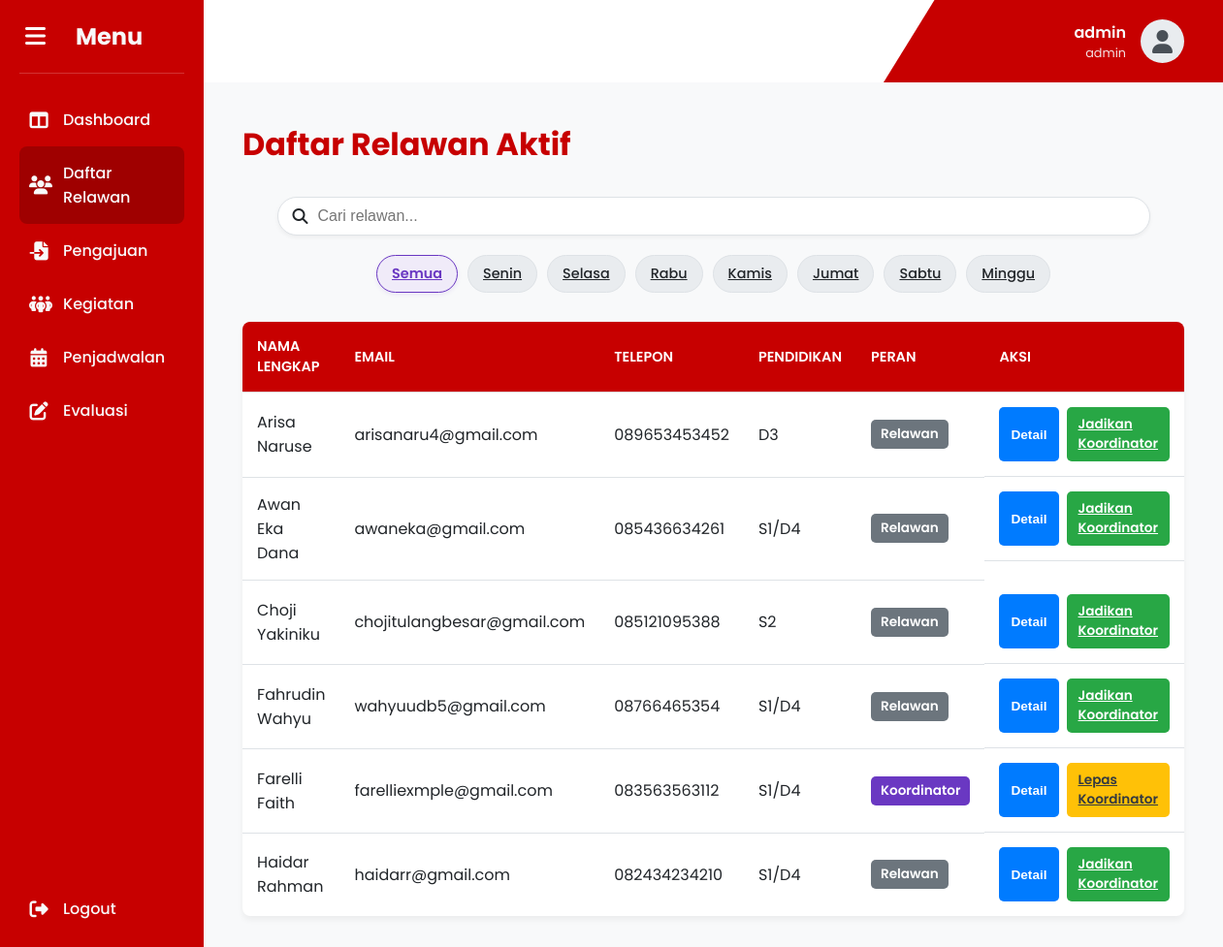
Screenshot of /daftar-relawan.php (signed in) with the database file from the repository.
### tables this page shows
CREATE TABLE `users` (
  `id` int(11) NOT NULL,
  `username` varchar(50) NOT NULL,
  `password` varchar(255) NOT NULL,
  `email` varchar(100) NOT NULL,
  `no_hp` varchar(20) DEFAULT NULL,
  `role` enum('admin','koordinator','relawan') NOT NULL,
  `status` enum('aktif','nonaktif') DEFAULT 'aktif',
  `created_at` timestamp NOT NULL DEFAULT current_timestamp(),
  `education` varchar(100) DEFAULT NULL
);

CREATE TABLE `applicants` (
  `id` int(11) NOT NULL,
  `name` varchar(100) NOT NULL,
  `nik` varchar(20) NOT NULL,
  `email` varchar(100) NOT NULL,
  `address` text NOT NULL,
  `phone` varchar(20) NOT NULL,
  `education` varchar(50) NOT NULL,
  `availability` text NOT NULL,
  `document_name` varchar(255) DEFAULT NULL,
  `status` enum('diajukan','diseleksi','diterima','ditolak','mengundurkan_diri') NOT NULL DEFAULT 'diajukan',
  `role` enum('relawan','admin','koordinator') NOT NULL DEFAULT 'relawan',
  `rejection_reason` text DEFAULT NULL,
  `created_at` datetime DEFAULT current_timestamp()
);

### daftar-relawan.php (the view, shortened to what this page needs)
<?php
require_once 'config/db.php';
$search = $_GET['search'] ?? '';
$day = $_GET['day'] ?? '';
$where = "WHERE u.role IN ('relawan','koordinator') AND u.status = 'aktif'";
$sql = "SELECT u.id, a.name, u.email, a.phone, a.education, a.role, a.nik, a.address, a.availability, a.status,
        a.name AS a_name, a.nik AS a_nik, a.phone AS a_phone, a.address AS a_address, a.education AS a_education, a.availability AS a_availability
        FROM users u
        LEFT JOIN applicants a ON (a.email = u.email AND a.status = 'diterima')
        $where
        ORDER BY a.name ASC";
$stmt = $conn->prepare($sql);
$stmt->execute();
$result = $stmt->get_result();
$relawan = $result->fetch_all(MYSQLI_ASSOC);
?>
<!DOCTYPE html>
<html lang="id">
<head>
    <link rel="stylesheet" href="https://cdnjs.cloudflare.com/ajax/libs/font-awesome/6.1.1/css/all.min.css">
</head>
<body>
    <div class="dashboard-container">
        <aside class="sidebar">
            <div class="sidebar-header">
                <button id="menu-toggle"><i class="fa-solid fa-bars"></i></button>
                <h2>Menu</h2>
            </div>
            <nav class="sidebar-nav">
                <ul>
                    <li><a href="dashboard-admin.php"><i class="fa-solid fa-table-columns nav-icon"></i><span>Dashboard</span></a></li>
                    <li class="active"><a href="daftar-relawan.php"><i class="fa-solid fa-users nav-icon"></i><span>Daftar Relawan</span></a></li>
                    <li><a href="pengajuan.php"><i class="fa-solid fa-file-import nav-icon"></i><span>Pengajuan</span></a></li>
                    <li><a href="kegiatan.php"><i class="fa-solid fa-people-group nav-icon"></i><span>Kegiatan</span></a></li>
                    <li><a href="penjadwalan.php"><i class="fa-solid fa-calendar-days nav-icon"></i><span>Penjadwalan</span></a></li>
                    <li><a href="evaluasi-main.php"><i class="fa-solid fa-pen-to-square nav-icon"></i><span>Evaluasi</span></a></li>
                </ul>
            </nav>
            <div class="sidebar-footer">
                <nav class="sidebar-nav">
                    <ul>
                        <li><a href="logout.php"><i class="fa-solid fa-right-from-bracket nav-icon"></i><span>Logout</span></a></li>
                    </ul>
                </nav>
            </div>
        </aside>
        <main class="main-content">
            <header class="main-header">
                <div class="header-shape"></div>
                <div class="user-profile">
                    <div class="user-info">
                        <div class="user-name"><?= htmlspecialchars($_SESSION['username'] ?? 'Admin') ?></div>
                        <div class="user-email"><?= htmlspecialchars($_SESSION['email'] ?? 'admin@civicacare.com') ?></div>
                    </div>
                    <div class="user-avatar">
                        <i class="fa-solid fa-user"></i>
                    </div>
                </div>
            </header>
            <section class="content-area">
                <div class="section-header">
                    <h2>Daftar Relawan Aktif</h2>
                </div>
                <div class="controls-container">
                    <form class="search-section" method="get" style="width:100%;max-width:900px;">
                        <div class="search-box">
                            <i class="fas fa-search search-icon"></i>
                            <input type="text" name="search" class="search-input" placeholder="Cari relawan..." value="<?= htmlspecialchars($search) ?>">
                        </div>
                    </form>
                    <div class="filter-section">
                        <div class="day-filter-pills">
                            <a href="daftar-relawan.php" class="day-pill<?= $day == '' ? ' active' : '' ?>">Semua</a>
                            <?php
                            $days = ['senin','selasa','rabu','kamis','jumat','sabtu','minggu'];
                            foreach ($days as $d):
                            ?>
                            <a href="daftar-relawan.php?<?= http_build_query(array_merge($_GET, ['day'=>$d])) ?>" class="day-pill<?= $day == $d ? ' active' : '' ?>"><?= ucfirst($d) ?></a>
                            <?php endforeach; ?>
                        </div>
                    </div>
                </div>
                <table class="data-table">
                    <thead>
                        <tr>
                            <th>Nama Lengkap</th>
                            <th>Email</th>
                            <th>Telepon</th>
                            <th>Pendidikan</th>
                            <th>Peran</th>
                            <th>Aksi</th>
                        </tr>
                    </thead>
                    <tbody>
                        <?php if (empty($relawan)): ?>
                            <tr><td colspan="6" class="empty-table-message">Tidak ada relawan aktif saat ini.</td></tr>
                        <?php else: foreach ($relawan as $r): ?>
                            <tr>
                                <td><?= htmlspecialchars($r['a_name'] ?: '-') ?></td>
                                <td><?= htmlspecialchars($r['email'] ?: '-') ?></td>
                                <td><?= htmlspecialchars($r['phone'] ?: $r['a_phone'] ?: '-') ?></td>
                                <td><?= htmlspecialchars($r['education'] ?: $r['a_education'] ?: '-') ?></td>
                                <td>
                                    <span class="role-badge<?= $r['role'] === 'koordinator' ? ' role-koordinator' : '' ?>">
                                        <?= htmlspecialchars($r['role'] ?: '-') ?>
                                    </span>
                                </td>
                                <td class="action-buttons-cell">
                                    <button class="action-button button-detail" data-id="<?= $r['id'] ?>">Detail</button>
                                    <?php if ($r['role'] === 'koordinator'): ?>
                                        <a href="?demote=<?= $r['id'] ?>" class="action-button button-remove-koordinator" onclick="return confirm('Lepas koordinator?')">Lepas Koordinator</a>
                                    <?php else: ?>
                                        <a href="?promote=<?= $r['id'] ?>" class="action-button button-koordinator" onclick="return confirm('Jadikan koordinator?')">Jadikan Koordinator</a>
                                    <?php endif; ?>
                                </td>
                            </tr>
                        <?php endforeach; endif; ?>
                    </tbody>
                </table>
            </section>
        </main>
    </div>
</body>
</html>

### rows the page displays
users: applicants.name "Arisa Naruse", email "arisanaru4@gmail.com", applicants.phone "089653453452", applicants.education "D3", applicants.role "Relawan"
users: applicants.name "Awan Eka Dana", email "awaneka@gmail.com", applicants.phone "085436634261", applicants.education "S1/D4", applicants.role "Relawan"
users: applicants.name "Choji Yakiniku", email "chojitulangbesar@gmail.com", applicants.phone "085121095388", applicants.education "S2", applicants.role "Relawan"
users: applicants.name "Fahrudin Wahyu", email "wahyuudb5@gmail.com", applicants.phone "08766465354", applicants.education "S1/D4", applicants.role "Relawan"
users: applicants.name "Farelli Faith", email "farelliexmple@gmail.com", applicants.phone "083563563112", applicants.education "S1/D4", applicants.role "Koordinator"
users: applicants.name "Haidar Rahman", email "haidarr@gmail.com", applicants.phone "082434234210", applicants.education "S1/D4", applicants.role "Relawan"

### other values shown
$_SESSION['username'] "admin"
$_SESSION['email'] "admin"
$d "Senin"
$d "Selasa"
$d "Rabu"
$d "Kamis"
$d "Jumat"
$d "Sabtu"
$d "Minggu"
